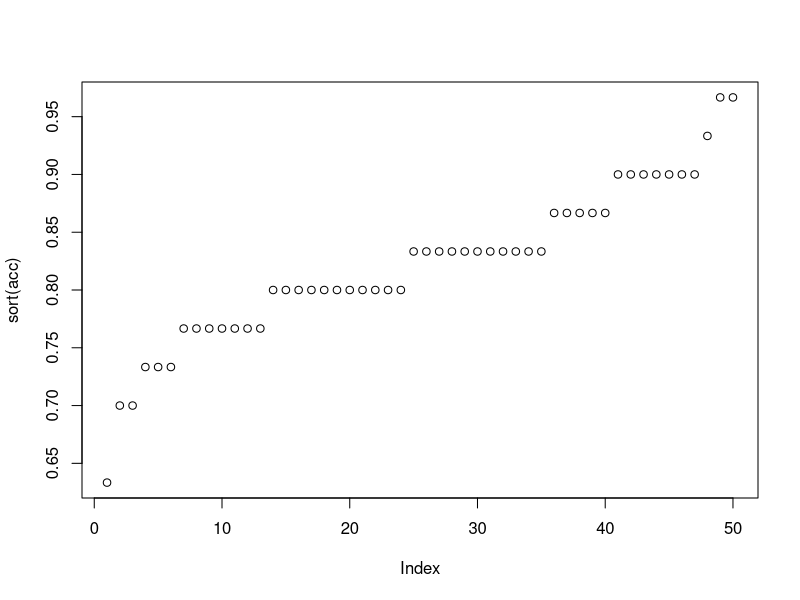
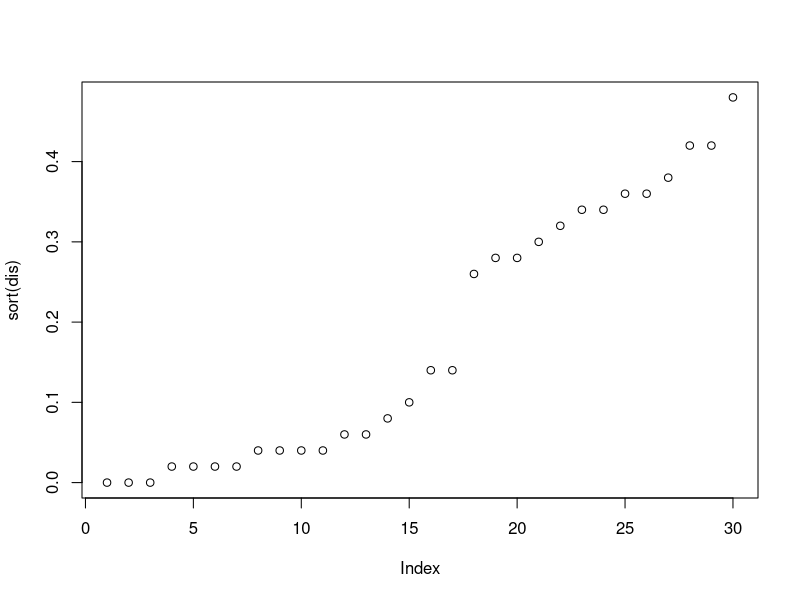

Write the R code that produced these figures, in order. (Note: this script raises an error after producing the figures.)
######## simulation
n_worker = 50
n_task = 30
n_worker_task = n_worker * n_task
worker_var = 1
task_var = 10
task_worker_var = 2

worker_eff = rnorm(n = n_worker, 
                   mean = 0, 
                   sd = sqrt(worker_var))

task_eff = rnorm(n = n_task, 
                 mean = 0, 
                 sd = sqrt(task_var))

task_worker_eff = rnorm(n = n_worker_task, 
                        mean = 0, 
                        sd = sqrt(task_worker_var))

simul = expand.grid(wokerid=1:n_worker,taskid=1:n_task)
simul$task = ifelse(simul$taskid<=15, 'easy', 'difficult')
head(simul)


for (i in 1:n_worker) {
  for(j in 1:n_task)
  {  log_odds = worker_eff[i] + task_eff[j] + task_worker_eff[i*j]
  simul$decision[simul$wokerid==i & simul$taskid==j] = rbinom(1, 1, plogis(log_odds))
  }
}

# set GT, majority voting
for (i in 1:n_task){
  simul$label[simul$taskid==i] = ifelse(sum(simul$decision[simul$taskid==i])/50>0.5, 1, 0)
}

#####################


acc = c()
for (i in 1:n_worker) {
  #print(sum(simu$decision[simu$taskid==i])/50)
  
  acc = append(acc, sum(diag(table(simul[simul$wokerid==i, ]$decision, simul[simul$wokerid==i, ]$label)))/30)
}

plot(sort(acc))

# disagree rate for worker
dis = c()
for (i in 1:n_task){
  #print(sum(diag(table(simul[simul$taskid==i, ]$decision, simul[simul$taskid==i, ]$label)))/50)
  #dis<- append(dis, sum(diag(table(simul[simul$taskid==i, ]$decision, simul[simul$taskid==i, ]$label)))/50)
  dis <- append(dis, min(table(simul[simul$taskid==i, ]$decision))/sum(table(simul[simul$taskid==i, ]$decision)))
}


dis = ifelse(dis==1, 0, dis)
plot(sort(dis))

# check correctness: easy vs difficult 
min(table(simul[simul$task=='easy', ]$decision))/sum(table(simul[simul$task=='easy', ]$decision))
min(table(simul[simul$task=='difficult', ]$decision))/sum(table(simul[simul$task=='difficult', ]$decision))





#w = c()
#for (i in 1:n_worker) {
  #print(sum(simu$decision[simu$wokerid==i])/30)
 # w = append(w, sum(simu$decision[simu$wokerid==i])/30)}

#plot(sort(w))

fit = glmer(
  data = simul
  , formula = decision ~ (1|wokerid) + (1|taskid) + (1|wokerid:taskid)
  , family = binomial
)
print(fit)


